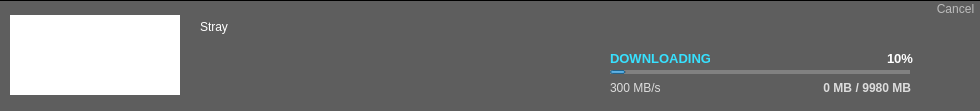
            <widget class="QWidget" name="Str_widget" native="true">
             <property name="minimumSize">
              <size>
               <width>980</width>
               <height>111</height>
              </size>
             </property>
             <property name="maximumSize">
              <size>
               <width>980</width>
               <height>111</height>
              </size>
             </property>
             <property name="styleSheet">
              <string notr="true">

border-color: rgb(50, 225, 255);
border-top: 1px;
border-left: 0 px;
border-right: 0px;
border-bottom: 0px;
border-style: solid;
background-color: rgba(0, 0, 0, 100);

</string>
             </property>
             <widget class="QLabel" name="Str_icon">
              <property name="geometry">
               <rect>
                <x>10</x>
                <y>15</y>
                <width>170</width>
                <height>80</height>
               </rect>
              </property>
              <property name="styleSheet">
               <string notr="true">background-color: rgb(255, 255, 255);
border: none;</string>
              </property>
              <property name="text">
               <string/>
              </property>
              <property name="scaledContents">
               <bool>true</bool>
              </property>
             </widget>
             <widget class="QProgressBar" name="Str_progressBar">
              <property name="geometry">
               <rect>
                <x>610</x>
                <y>70</y>
                <width>300</width>
                <height>4</height>
               </rect>
              </property>
              <property name="maximumSize">
               <size>
                <width>16777215</width>
                <height>4</height>
               </size>
              </property>
              <property name="styleSheet">
               <string notr="true">QProgressBar
{
color: rgb(255, 255, 255);
background-color: rgb(129, 129, 129);
border: none;
}



QProgressBar:chunk
{
background: qlineargradient(x1:0, y1:0, x2:1, y2:1,
                stop:0 rgb(12, 214, 255), 
				stop: 0.4 rgb(30, 150, 255),
                stop:1 rgb(60, 90, 255));
}



</string>
              </property>
              <property name="value">
               <number>5</number>
              </property>
              <property name="textVisible">
               <bool>false</bool>
              </property>
             </widget>
             <widget class="QLabel" name="Str_procents">
              <property name="geometry">
               <rect>
                <x>883</x>
                <y>50</y>
                <width>30</width>
                <height>16</height>
               </rect>
              </property>
              <property name="minimumSize">
               <size>
                <width>30</width>
                <height>16</height>
               </size>
              </property>
              <property name="maximumSize">
               <size>
                <width>30</width>
                <height>16</height>
               </size>
              </property>
              <property name="font">
               <font>
                <family>Arial</family>
                <pointsize>10</pointsize>
                <bold>true</bold>
               </font>
              </property>
              <property name="styleSheet">
               <string notr="true">color: rgb(255, 255, 255);
background-color: none;
border: none;</string>
              </property>
              <property name="text">
               <string>10%</string>
              </property>
              <property name="alignment">
               <set>Qt::AlignRight|Qt::AlignTrailing|Qt::AlignVCenter</set>
              </property>
             </widget>
             <widget class="QLabel" name="Str_status">
              <property name="geometry">
               <rect>
                <x>610</x>
                <y>50</y>
                <width>100</width>
                <height>16</height>
               </rect>
              </property>
              <property name="minimumSize">
               <size>
                <width>100</width>
                <height>16</height>
               </size>
              </property>
              <property name="maximumSize">
               <size>
                <width>100</width>
                <height>16</height>
               </size>
              </property>
              <property name="font">
               <font>
                <family>Arial</family>
                <pointsize>10</pointsize>
                <bold>true</bold>
               </font>
              </property>
              <property name="styleSheet">
               <string notr="true">color: rgb(255, 255, 255);
background-color: none;
color: rgb(55, 225, 255);
border: none;</string>
              </property>
              <property name="text">
               <string>DOWNLOADING</string>
              </property>
              <property name="alignment">
               <set>Qt::AlignLeading|Qt::AlignLeft|Qt::AlignVCenter</set>
              </property>
             </widget>
             <widget class="QLabel" name="Str_speed">
              <property name="geometry">
               <rect>
                <x>610</x>
                <y>80</y>
                <width>71</width>
                <height>16</height>
               </rect>
              </property>
              <property name="styleSheet">
               <string notr="true">background-color: none;
color: rgb(220, 220, 220);
font: 700 9pt &quot;Arial&quot;;
border: none;</string>
              </property>
              <property name="text">
               <string>300 MB/s</string>
              </property>
             </widget>
             <widget class="QPushButton" name="Str_button">
              <property name="geometry">
               <rect>
                <x>930</x>
                <y>50</y>
                <width>30</width>
                <height>30</height>
               </rect>
              </property>
              <property name="styleSheet">
               <string notr="true">background-color: none;
background: qlineargradient(x1:0, y1:0, x2:1, y2:1,
                stop:0 rgb(0, 200, 250), 
				stop: 0.4 rgb(30, 150, 255),
                stop:1 rgb(60, 90, 255));
border: none;</string>
              </property>
              <property name="text">
               <string/>
              </property>
              <property name="icon">
               <iconset>
                <normaloff>ApplicationIcons/Resume.png</normaloff>ApplicationIcons/Resume.png</iconset>
              </property>
              <property name="iconSize">
               <size>
                <width>15</width>
                <height>15</height>
               </size>
              </property>
             </widget>
             <widget class="QLabel" name="Str_size">
              <property name="geometry">
               <rect>
                <x>850</x>
                <y>80</y>
                <width>61</width>
                <height>16</height>
               </rect>
              </property>
              <property name="font">
               <font>
                <family>Arial</family>
                <pointsize>9</pointsize>
                <italic>false</italic>
                <bold>true</bold>
               </font>
              </property>
              <property name="styleSheet">
               <string notr="true">background-color: none;
color: rgb(220, 220, 220);
font: 700 9pt &quot;Arial&quot;;
border: none;
</string>
              </property>
              <property name="text">
               <string>/ 9980 MB</string>
              </property>
              <property name="alignment">
               <set>Qt::AlignRight|Qt::AlignTrailing|Qt::AlignVCenter</set>
              </property>
             </widget>
             <widget class="QPushButton" name="Str_cancel">
              <property name="geometry">
               <rect>
                <x>930</x>
                <y>3</y>
                <width>51</width>
                <height>12</height>
               </rect>
              </property>
              <property name="cursor">
               <cursorShape>PointingHandCursor</cursorShape>
              </property>
              <property name="styleSheet">
               <string notr="true">border: none;
background-color: none;
color: rgb(188, 188, 188);</string>
              </property>
              <property name="text">
               <string>Cancel</string>
              </property>
             </widget>
             <widget class="QLabel" name="Str_total">
              <property name="geometry">
               <rect>
                <x>789</x>
                <y>80</y>
                <width>63</width>
                <height>16</height>
               </rect>
              </property>
              <property name="font">
               <font>
                <family>Arial</family>
                <pointsize>9</pointsize>
                <italic>false</italic>
                <bold>true</bold>
               </font>
              </property>
              <property name="styleSheet">
               <string notr="true">background-color: none;
color: rgb(220, 220, 220);
font: 700 9pt &quot;Arial&quot;;
border: none;
</string>
              </property>
              <property name="text">
               <string>0 MB</string>
              </property>
              <property name="alignment">
               <set>Qt::AlignRight|Qt::AlignTrailing|Qt::AlignVCenter</set>
              </property>
             </widget>
             <widget class="QLabel" name="label_11">
              <property name="geometry">
               <rect>
                <x>200</x>
                <y>20</y>
                <width>221</width>
                <height>71</height>
               </rect>
              </property>
              <property name="styleSheet">
               <string notr="true">border: none;
background-color: none;
color: rgb(255, 255, 255);
font: 16pt &quot;Arial&quot;;</string>
              </property>
              <property name="text">
               <string>Stray</string>
              </property>
              <property name="alignment">
               <set>Qt::AlignLeading|Qt::AlignLeft|Qt::AlignTop</set>
              </property>
             </widget>
            </widget>
